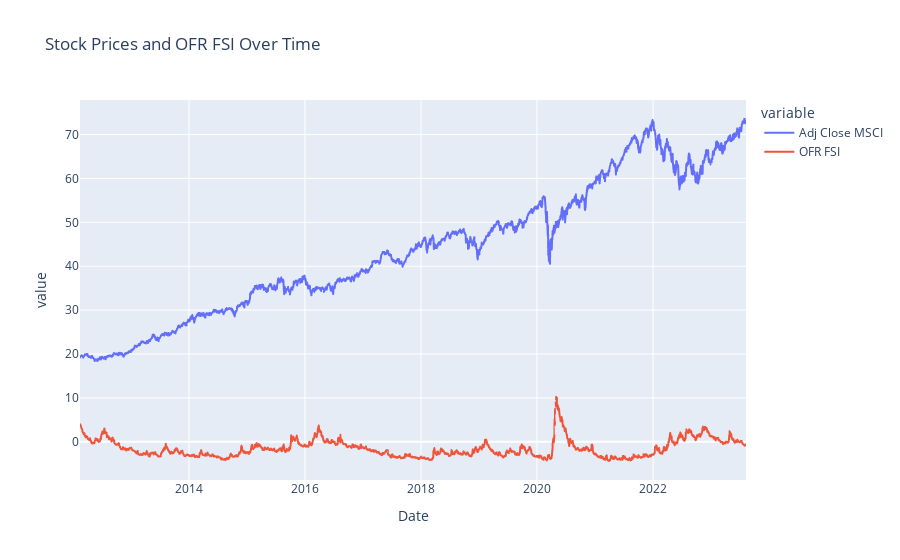

Notebook code for this chart:
### Code cell
fig = px.line(mergednew, x='Date', y=['Adj Close MSCI', 'OFR FSI'],
              title='Stock Prices and OFR FSI Over Time')

fig.show()

### Figure 1 — Plotly figure (JSON) as saved in the notebook; plotly's stock layout.template omitted (floating-point values rounded to 4 significant figures; data arrays with more than 128 entries replaced by an {"elided": "..."} marker saying what was removed)
{"data": [{"hovertemplate": "variable=Adj Close MSCI<br>Date=%{x}<br>value=%{y}<extra></extra>", "legendgroup": "Adj Close MSCI", "line": {"color": "#636efa", "dash": "solid"}, "marker": {"symbol": "circle"}, "mode": "lines", "name": "Adj Close MSCI", "showlegend": true, "type": "scattergl", "x": {"elided": "2836 str values"}, "xaxis": "x", "y": {"elided": "2836 float values"}, "yaxis": "y"}, {"hovertemplate": "variable=OFR FSI<br>Date=%{x}<br>value=%{y}<extra></extra>", "legendgroup": "OFR FSI", "line": {"color": "#EF553B", "dash": "solid"}, "marker": {"symbol": "circle"}, "mode": "lines", "name": "OFR FSI", "showlegend": true, "type": "scattergl", "x": {"elided": "2836 str values"}, "xaxis": "x", "y": {"elided": "2836 float values"}, "yaxis": "y"}], "layout": {"legend": {"title": {"text": "variable"}, "tracegroupgap": 0}, "title": {"text": "Stock Prices and OFR FSI Over Time"}, "xaxis": {"anchor": "y", "domain": [0, 1], "title": {"text": "Date"}}, "yaxis": {"anchor": "x", "domain": [0, 1], "title": {"text": "value"}}}}
